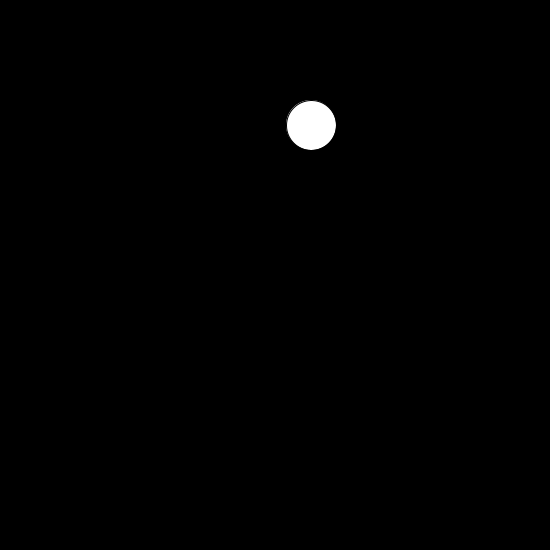
Frame 1 (no input)
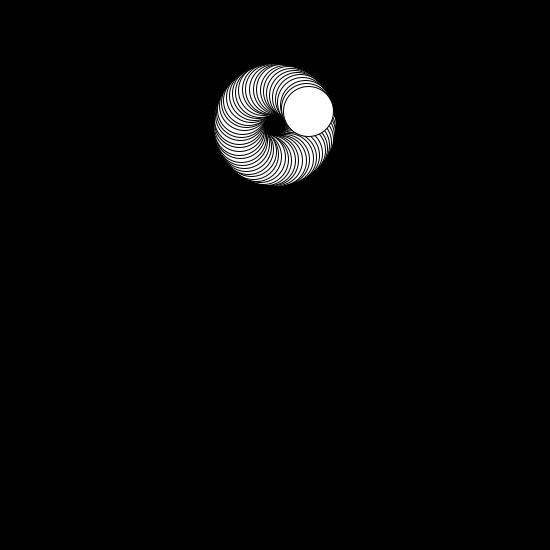
Frame 60 (the mouse pressed at the canvas centre just before this capture)
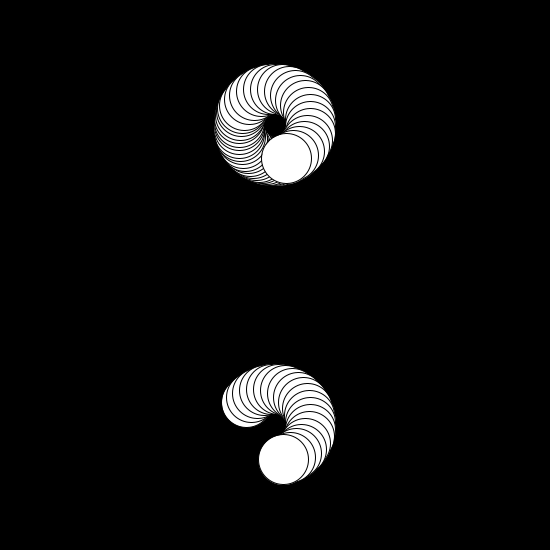
Frame 120 (the mouse held since frame 60 and released just before this capture)

The Processing sketch that drew these frames (run headless with seeded random() and noise(); from frame 60 on, the mouse is pressed at the canvas centre):

// Processing sketch: processing_181566
// ── processing_181566.pde

/*
Hart Boyd
Design 479
Exercise 3 Done in 60 Seconds
*/

float angle = 0;
float offset = 0;
float scalar = 36;
float speed = .1;
int time = 0;
int startTime; //set start time
float e1y = 125; //position for Spin 1Y, Sprin 2Y, and Spin 3X ellipse
float e4x = 425; //position for Spin 4X ellipse

void setup() {
  size(550, 550);
  smooth();
  startTime = millis();
  frameRate(10);
  background (0);
}


void draw() {
  if (time % 1 == 0){                              //set time rate
  }
  
// Spin 1 (top)
  if(time >= 000 && time < 500){                    //set time range
   float x = offset + cos(angle) * scalar;           //set movement for x position
   float y = offset + sin(angle) * scalar;           //set movement for y position
   fill(255);                                        //fill white
   ellipse(x+width/2, y+height-height+e1y, 50, 50);  //draw cicle
   angle += speed;                                   //set angle
  }                                                 //close Spin 1 (top)
  
//Spin 2 (bottom)
  if(time >= 100 && time < 500){                    //set time range
   float x = offset + cos(angle) * scalar;           //set movement for x position
   float y = offset + sin(angle) * scalar;           //set movement for y position
   fill(255);                                        //fill white
   ellipse(x+width/2, y+height-e1y, 50, 50);         //draw circle
   angle += speed;                                   //set angle
  }                                                 //close Spin 2 (bottom)
  
//Spin 3 (left)
  if(time >= 200 && time < 500){                    //set time range
   float x = offset + cos(-angle) * scalar;          //set movement for x position (negative)
   float y = offset + sin(-angle) * scalar;          //set movement for y position (negative)
   fill(255);                                        //fill white
   ellipse(x+e1y,y+height/2,50,50);                  //draw circle
   angle += speed;                                   //set angle
  }                                                 //close Spin 3 (left)
  
//Spin 4 (right)
  if(time >= 300 && time < 500){                    //set time range
   float x = offset + cos(-angle) * scalar;          //set movement for x position (negative)
   float y = offset + sin(-angle) * scalar;          //set movement for y position (negative)
   fill(255);                                        //fill white
   ellipse(x+e4x, y+height/2, 50, 50);               //draw circle
   angle += speed;                                   //set angle
  }                                                 //close Spin 4 (right)
  
//Spin 5 (center)
  if(time >= 400 && time < 500){                   //set time range
   float x = offset + cos(angle-10) * scalar;        //set movement for x position (negative & offset)
   float y = offset + sin(angle-10) * scalar;        //set movement for y position (negative & offset)
   fill (255);                                       //fill white
   ellipse(x+width/2, y+height/2, 50, 50);           //draw circle
   angle += speed;                                   //set speed
   scalar += speed;                                  //set expansion
  }                                                //close part 1
  if(time >= 400 && time < 500){                   //set time range part 2
   float x = offset + cos(-angle-10) * scalar;       //set movement for x position (negative & offset)
   float y = offset + sin(-angle-10) * scalar;       //set movement for y position (negative & offset)
   angle += speed;                                   //set angle
   scalar += speed;                                  //set expansion
  }                                                //close part 2
  if(time >= 400 && time < 500){                   //set time range part 3
   float x = offset + cos(angle) * scalar;           //set movement for x position
   float y = offset + sin(angle) * scalar;           //set movement for y position
   fill (255);                                       //fill white
   ellipse(x+width/2, y+height/2, 50, 50);           //draw circle
   angle += speed;                                   //set angle
   scalar += speed;                                  //set expansion
  }                                                //close part 3
  if(time >= 400 && time < 500){                   //set time range part 4
   float x = offset + cos(-angle) * scalar;          //set movement for x position (negative)
   float y = offset + sin(-angle) * scalar;          //set movement for y position (negative)
   fill (255);                                       //fill white
   ellipse(x+width/2, y+height/2, 50, 50);           //draw circle
   angle += speed;                                   //set angle
   scalar += speed;                                  //set expansion
  }                                                //close Spin 5 (center)
  
//Spin 6 (blackout) 
  if(time >= 500 && time < 600){                   //set time range
   float x = offset + cos(-angle-12) * scalar;       //set x position
   float y = offset + sin(-angle-12) * scalar;       //set y position
   fill (0);                                         //fill black
   stroke(255);                                      //stroke white
   ellipse(x+width/2, y+height-e1y, 50, 50);         //1   
   ellipse(x+width/2, y+height-height+e1y, 50, 50);  //2
   ellipse(x+e1y,y+height/2,50,50);                  //3
   ellipse(x+e4x, y+height/2, 50, 50);               //4
   ellipse(x+width/2, y+height/2, 50, 50);           //5
   angle += speed;                                   //set angle
  }                                                //close part 1
  if(time >= 500 && time < 600){                   //set time range part 2
   float x = offset + cos(angle) * scalar;           //set x position
   float y = offset + sin(angle) * scalar;           //set y position
   fill (0);                                         //fill black
   stroke (255);                                     //stroke white
   ellipse(x+width/2, y+height-e1y, 50, 50);         //1
   ellipse(x+width/2, y+height-height+e1y, 50, 50);  //2
   ellipse(x+e1y,y+height/2,50,50);                  //3
   ellipse(x+e4x, y+height/2, 50, 50);               //4
   ellipse(x+width/2, y+height/2, 50, 50);           //5
   angle += speed;                                   //set speed
  }                                                //close Spin 6 (blackout)
  
  time++;                                            //advance time
}                                                  //close draw
